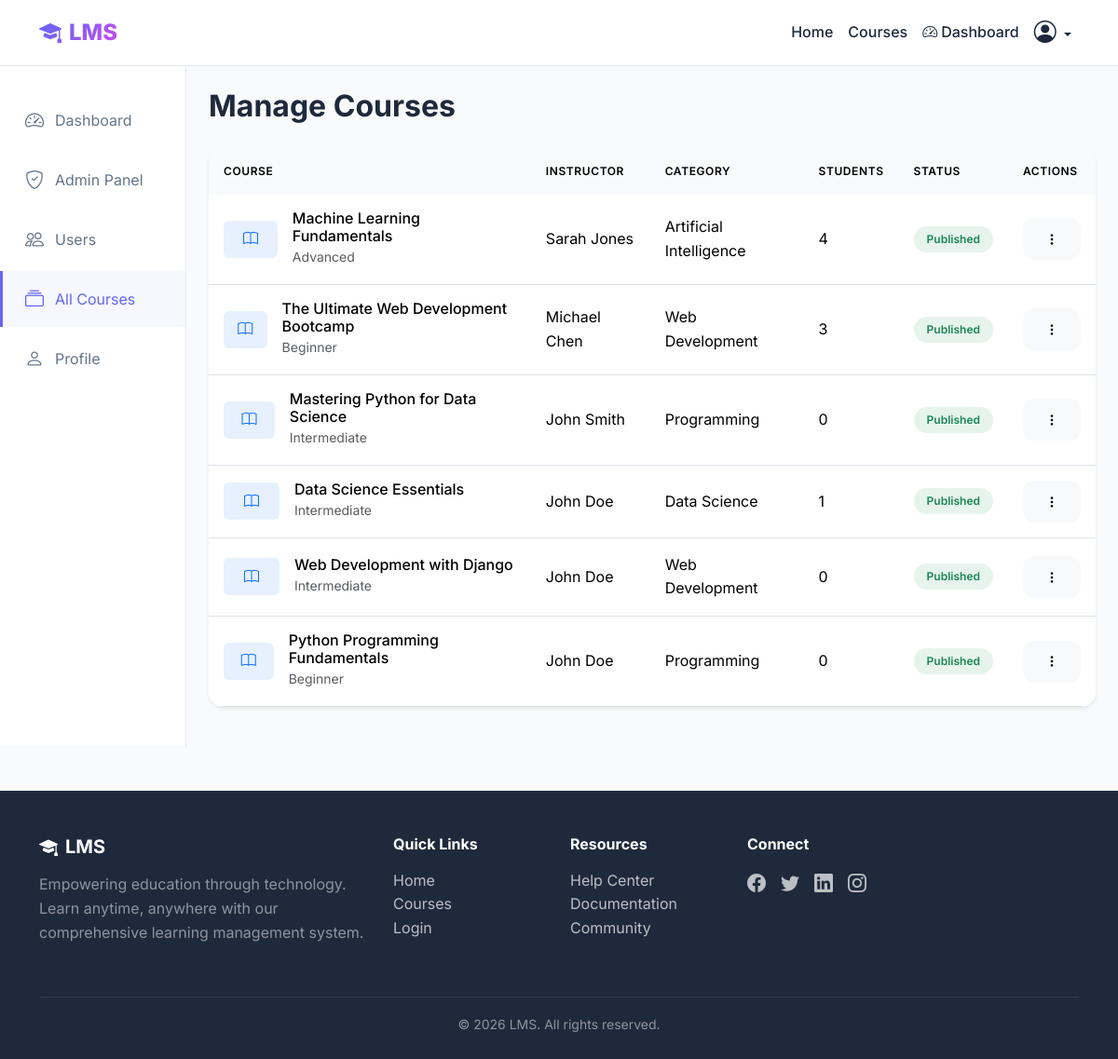
Screenshot of /courses/admin/courses/ (signed in) with the database file from the repository.
### courses/models.py (models this page shows, shortened)
class Course(models.Model):
    STATUS_CHOICES = [
        ('draft', 'Draft'),
        ('published', 'Published'),
        ('archived', 'Archived'),
    ]
    title = models.CharField(max_length=200)
    description = models.TextField()
    instructor = models.ForeignKey(User, on_delete=models.CASCADE, related_name='courses_taught', limit_choices_to={'role': 'instructor'})
    cover_image = models.ImageField(upload_to='courses/covers/', blank=True, null=True)
    category = models.CharField(max_length=100, blank=True, null=True)
    duration = models.CharField(max_length=50, help_text="e.g., '8 weeks', '3 months'")
    difficulty = models.CharField(max_length=20, choices=[
        ('beginner', 'Beginner'),
        ('intermediate', 'Intermediate'),
        ('advanced', 'Advanced'),
    ], default='beginner')
    status = models.CharField(max_length=20, choices=STATUS_CHOICES, default='draft')
    max_students = models.PositiveIntegerField(default=100)
    created_at = models.DateTimeField(auto_now_add=True)
    updated_at = models.DateTimeField(auto_now=True)
    class Meta:
        ordering = ['-created_at']
    def enrolled_count(self):
        return self.enrollments.filter(status='active').count()

### accounts/models.py (models this page shows, shortened)
class User(AbstractUser):
    ROLE_CHOICES = [
        ('admin', 'Admin'),
        ('instructor', 'Instructor'),
        ('student', 'Student'),
    ]
    role = models.CharField(max_length=20, choices=ROLE_CHOICES, default='student')
    email = models.EmailField(unique=True)
    profile_picture = models.ImageField(upload_to='profiles/', blank=True, null=True)
    bio = models.TextField(blank=True, null=True)
    phone_number = models.CharField(max_length=15, blank=True, null=True)
    date_of_birth = models.DateField(blank=True, null=True)
    reset_token = models.CharField(max_length=100, blank=True, null=True)
    reset_token_expiry = models.DateTimeField(blank=True, null=True)
    created_at = models.DateTimeField(auto_now_add=True)
    updated_at = models.DateTimeField(auto_now=True)
    def is_admin(self):
        return self.role == 'admin' or self.is_superuser

### courses/views.py (the view)
# urls.py: path('admin/courses/', views.manage_courses, name='manage_courses'),
@login_required
def manage_courses(request):
    if not request.user.is_admin():
        messages.error(request, 'Access denied.')
        return redirect('dashboard')
    courses = Course.objects.all().select_related('instructor')
    return render(request, 'courses/manage_courses.html', {'courses': courses})

### templates/courses/manage_courses.html (shortened to what this page needs)
{% extends 'base.html' %}
{% block content %}
<div class="container-fluid">
    <div class="row">
        <div class="col-lg-2 col-md-3 dashboard-sidebar">
            <ul class="sidebar-menu">
                <li>
                    <a href="{% url 'dashboard' %}">
                        <i class="bi bi-speedometer2"></i> Dashboard
                    </a>
                </li>
                <li>
                    <a href="{% url 'admin_dashboard' %}">
                        <i class="bi bi-shield-check"></i> Admin Panel
                    </a>
                </li>
                <li>
                    <a href="{% url 'manage_users' %}">
                        <i class="bi bi-people"></i> Users
                    </a>
                </li>
                <li>
                    <a href="{% url 'manage_courses' %}" class="active">
                        <i class="bi bi-collection"></i> All Courses
                    </a>
                </li>
                <li>
                    <a href="{% url 'profile' %}">
                        <i class="bi bi-person"></i> Profile
                    </a>
                </li>
            </ul>
        </div>
        <div class="col-lg-10 col-md-9 py-4">
            <div class="container">
                <div class="d-flex justify-content-between align-items-center mb-4">
                    <h2 class="fw-bold mb-0">Manage Courses</h2>
                </div>
                <div class="card border-0 shadow-sm">
                    <div class="card-body p-0">
                        <div class="table-responsive">
                            <table class="table mb-0">
                                <thead>
                                    <tr>
                                        <th>Course</th>
                                        <th>Instructor</th>
                                        <th>Category</th>
                                        <th>Students</th>
                                        <th>Status</th>
                                        <th>Actions</th>
                                    </tr>
                                </thead>
                                <tbody>
                                    {% for c in courses %}
                                    <tr>
                                        <td>
                                            <div class="d-flex align-items-center">
                                                {% if c.cover_image %}
                                                <img src="{{ c.cover_image.url }}" alt="" class="rounded me-3"
                                                    width="60" height="40" style="object-fit: cover;">
                                                {% else %}
                                                <div class="bg-primary bg-opacity-10 rounded d-flex align-items-center justify-content-center me-3"
                                                    style="width: 60px; height: 40px;">
                                                    <i class="bi bi-book text-primary"></i>
                                                </div>
                                                {% endif %}
                                                <div>
                                                    <h6 class="mb-0">{{ c.title }}</h6>
                                                    <small class="text-muted">{{ c.difficulty|title }}</small>
                                                </div>
                                            </div>
                                        </td>
                                        <td>{{ c.instructor.get_full_name|default:c.instructor.username }}</td>
                                        <td>{{ c.category|default:"General" }}</td>
                                        <td>{{ c.enrolled_count }}</td>
                                        <td>
                                            {% if c.status == 'published' %}
                                            <span class="badge bg-success bg-opacity-10 text-success">Published</span>
                                            {% elif c.status == 'draft' %}
                                            <span class="badge bg-warning bg-opacity-10 text-warning">Draft</span>
                                            {% else %}
                                            <span class="badge bg-secondary bg-opacity-10 text-secondary">{{
                                                c.status|title }}</span>
                                            {% endif %}
                                        </td>
                                        <td>
                                            <div class="dropdown">
                                                <button class="btn btn-sm btn-light" type="button"
                                                    data-bs-toggle="dropdown">
                                                    <i class="bi bi-three-dots-vertical"></i>
                                                </button>
                                            </div>
                                        </td>
                                    </tr>
                                    {% endfor %}
                                </tbody>
                            </table>
                        </div>
                    </div>
                </div>
            </div>
        </div>
    </div>
</div>
{% endblock %}

### static/css/styles.css (style rules this page uses)
:root { --primary: #6366f1; --primary-dark: #4f46e5; --primary-light: #818cf8; --secondary: #10b981; --accent: #f59e0b; --danger: #ef4444; --dark: #1e293b; --light: #f8fafc; --gray: #64748b; --gray-light: #e2e8f0; --gradient-1: linear-gradient(135deg, #6366f1 0%, #8b5cf6 50%, #d946ef 100%); --gradient-2: linear-gradient(135deg, #10b981 0%, #06b6d4 100%); --shadow-sm: 0 1px 2px 0 rgb(0 0 0 / 0.05); --shadow: 0 4px 6px -1px rgb(0 0 0 / 0.1), 0 2px 4px -2px rgb(0 0 0 / 0.1); --shadow-lg: 0 10px 15px -3px rgb(0 0 0 / 0.1), 0 4px 6px -4px rgb(0 0 0 / 0.1); --shadow-xl: 0 20px 25px -5px rgb(0 0 0 / 0.1), 0 8px 10px -6px rgb(0 0 0 / 0.1); }
* { margin: 0; padding: 0; box-sizing: border-box; }
body { font-family: 'Inter', -apple-system, BlinkMacSystemFont, 'Segoe UI', Roboto, sans-serif; background: var(--light); color: var(--dark); line-height: 1.6; min-height: 100vh; }
.btn { font-weight: 600; padding: 0.75rem 1.5rem; border-radius: 0.75rem; transition: all 0.3s ease; border: none; }
.card { background: white; border-radius: 1rem; border: none; box-shadow: var(--shadow); transition: all 0.3s ease; overflow: hidden; }
.card-body { padding: 1.5rem; }
.dashboard-sidebar { background: white; min-height: calc(100vh - 70px); border-right: 1px solid var(--gray-light); padding: 1.5rem 0; }
.sidebar-menu { list-style: none; padding: 0; }
.sidebar-menu li { margin: 0.25rem 0; }
.sidebar-menu a { display: flex; align-items: center; gap: 0.75rem; padding: 0.875rem 1.5rem; color: var(--gray); text-decoration: none; transition: all 0.3s ease; border-left: 3px solid transparent; }
.sidebar-menu a:hover, .sidebar-menu a.active { color: var(--primary); background: rgba(99, 102, 241, 0.05); border-left-color: var(--primary); }
.sidebar-menu i { font-size: 1.25rem; }
.table { background: white; border-radius: 1rem; overflow: hidden; }
.table thead th { background: var(--light); font-weight: 600; text-transform: uppercase; font-size: 0.75rem; letter-spacing: 0.05em; padding: 1rem; border: none; }
.table tbody td { padding: 1rem; vertical-align: middle; }
.badge { padding: 0.5rem 0.875rem; border-radius: 2rem; font-weight: 600; font-size: 0.75rem; }

### rows the page displays
Course: title "Machine Learning Fundamentals", difficulty "Advanced", instructor.get_full_name "Sarah Jones", category "Artificial Intelligence", enrolled_count "4", status "Published"
Course: title "The Ultimate Web Development Bootcamp", difficulty "Beginner", instructor.get_full_name "Michael Chen", category "Web Development", enrolled_count "3", status "Published"
Course: title "Mastering Python for Data Science", difficulty "Intermediate", instructor.get_full_name "John Smith", category "Programming", enrolled_count "0", status "Published"
Course: title "Data Science Essentials", difficulty "Intermediate", instructor.get_full_name "John Doe", category "Data Science", enrolled_count "1", status "Published"
Course: title "Web Development with Django", difficulty "Intermediate", instructor.get_full_name "John Doe", category "Web Development", enrolled_count "0", status "Published"
Course: title "Python Programming Fundamentals", difficulty "Beginner", instructor.get_full_name "John Doe", category "Programming", enrolled_count "0", status "Published"
